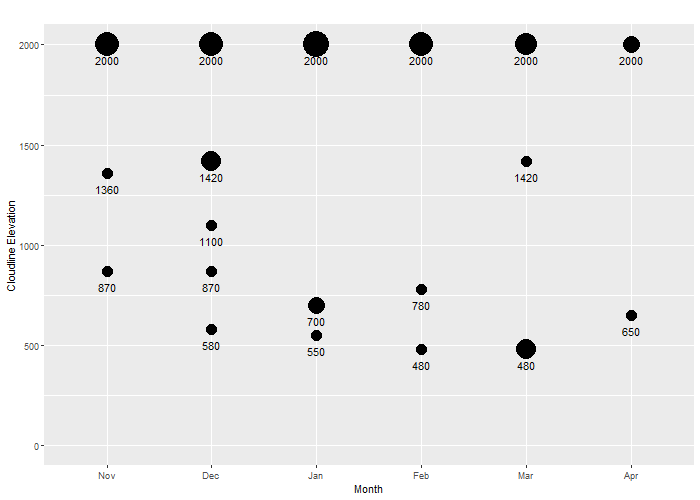

R code for this plot:
data = ToPawanthi_Master_data_set_new_1_
table(data)
data1 = as.data.frame(table(data))
data1

data <- data1[data1$Freq != 0, , drop = FALSE]
data

class(data$Cloudline)

data$Cloudline = as.numeric(as.character(data$Cloudline))

library(ggplot2)

png("Cloudline-Month.png", height = 500, width = 700)

ggplot(data, aes(x = Sampling_Session, y = Cloudline, size = Freq)) +
  geom_point()+ 
  geom_text(aes(label = Cloudline), size = 4, vjust = 2.2) +
  scale_size(name = "Size", range = c(5, 12)) +
  theme(legend.position = "none")+
  labs(x = "Month", y = "Elevation of the cloudline", title = " ") +
  scale_x_discrete(breaks = 1:6, labels = c("Nov", "Dec", "Jan", "Feb", "Mar", "Apr"))+
  scale_y_continuous(name = "Cloudline Elevation", limits = c(0, 2000), breaks = seq(0, 2000, by = 500))

dev.off()

 
